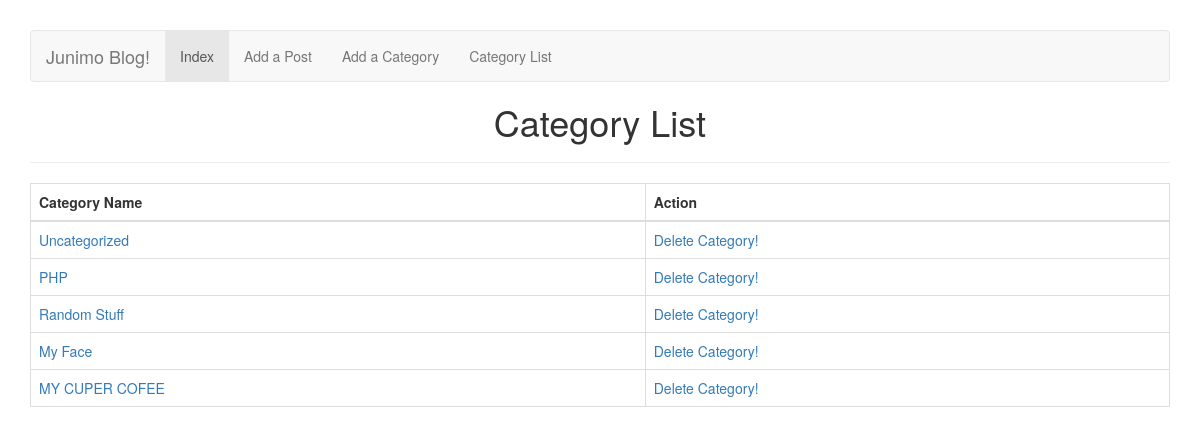
Page /JunimoBlog/category_list.php on the committed database.
### tables this page shows
CREATE TABLE `categories` (
  `id` int(3) NOT NULL,
  `name` varchar(24) NOT NULL
);

### JunimoBlog/resources/func/blog.php (called while the page is built, shortened)
<?php
function get_categories($id = null) {
	$categories = array();
	$query = @mysql_query("SELECT `id`, `name` FROM `categories`");
	while($row = @mysql_fetch_assoc($query)) {
		$categories[] = $row;
	}
	return $categories;
}

### JunimoBlog/category_list.php (the view, shortened to what this page needs)
<!DOCTYPE html>
<html lang="en">
<head>
<link rel="stylesheet" href="https://maxcdn.bootstrapcdn.com/bootstrap/3.3.6/css/bootstrap.min.css">
</head>
<body style="padding:30px">
<nav class="navbar navbar-default">
  <div class="container-fluid">
    <div class="navbar-header">
      <a class="navbar-brand" href="index.php">Junimo Blog!</a>
    </div>
    <ul class="nav navbar-nav">
      <li class="active"><a href="index.php">Index</a></li>
      <li><a href="add_post.php">Add a Post</a></li>
      <li><a href="add_category.php">Add a Category</a></li>
      <li><a href="category_list.php">Category List</a></li>
    </ul>
  </div>
</nav>
<center><h1>Category List</h1></center>
<hr>
<div id="container">
<table class="table table-bordered">
		<thead>
			<tr>
				<th>Category Name</th>
				<th>Action</th>
			</tr>
		</thead>
		<tbody>
		<?php
			foreach(get_categories() as $category) {
		?>
		<tr><td><a href="category.php?id=<?php echo $category['id']; ?>"><?php echo $category['name'];?></a></td>
		<td><a href="delete_category.php?id<?php echo $category['id']; ?>">Delete Category!</a></td></tr>
		<?php
			}
		?>
</tbody>
</table>
</div>
</body>
</html>

### rows in the picture
categories: name "Uncategorized"
categories: name "PHP"
categories: name "Random Stuff"
categories: name "My Face"
categories: name "MY CUPER COFEE"
